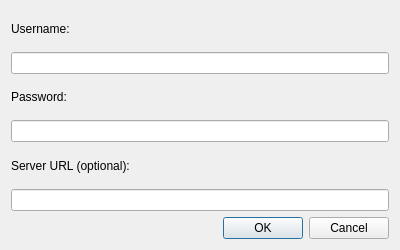
<?xml version="1.0" encoding="UTF-8"?>
<ui version="4.0">
 <class>YggdrasilLoginDialog</class>
 <widget class="QDialog" name="YggdrasilLoginDialog">
  <property name="geometry">
   <rect>
    <x>0</x>
    <y>0</y>
    <width>400</width>
    <height>250</height>
   </rect>
  </property>
  <property name="windowTitle">
   <string>Add Third-party Account</string>
  </property>
  <layout class="QVBoxLayout" name="verticalLayout">
   <item>
    <widget class="QLabel" name="label">
     <property name="text">
      <string>Username:</string>
     </property>
    </widget>
   </item>
   <item>
    <widget class="QLineEdit" name="usernameEdit"/>
   </item>
   <item>
    <widget class="QLabel" name="label_2">
     <property name="text">
      <string>Password:</string>
     </property>
    </widget>
   </item>
   <item>
    <widget class="QLineEdit" name="passwordEdit">
     <property name="echoMode">
      <enum>QLineEdit::Password</enum>
     </property>
    </widget>
   </item>
   <item>
    <widget class="QLabel" name="label_3">
     <property name="text">
      <string>Server URL (optional):</string>
     </property>
    </widget>
   </item>
   <item>
    <widget class="QLineEdit" name="serverUrlEdit"/>
   </item>
   <item>
    <widget class="QDialogButtonBox" name="buttonBox">
     <property name="orientation">
      <enum>Qt::Horizontal</enum>
     </property>
     <property name="standardButtons">
      <set>QDialogButtonBox::Cancel|QDialogButtonBox::Ok</set>
     </property>
    </widget>
   </item>
  </layout>
 </widget>
 <resources/>
 <connections>
  <connection>
   <sender>buttonBox</sender>
   <signal>accepted()</signal>
   <receiver>YggdrasilLoginDialog</receiver>
   <slot>accept()</slot>
   <hints>
    <hint type="senderlabel">
     <string>OK</string>
    </hint>
   </hints>
  </connection>
  <connection>
   <sender>buttonBox</sender>
   <signal>rejected()</signal>
   <receiver>YggdrasilLoginDialog</receiver>
   <slot>reject()</slot>
   <hints>
    <hint type="senderlabel">
     <string>Cancel</string>
    </hint>
   </hints>
  </connection>
 </connections>
</ui>
